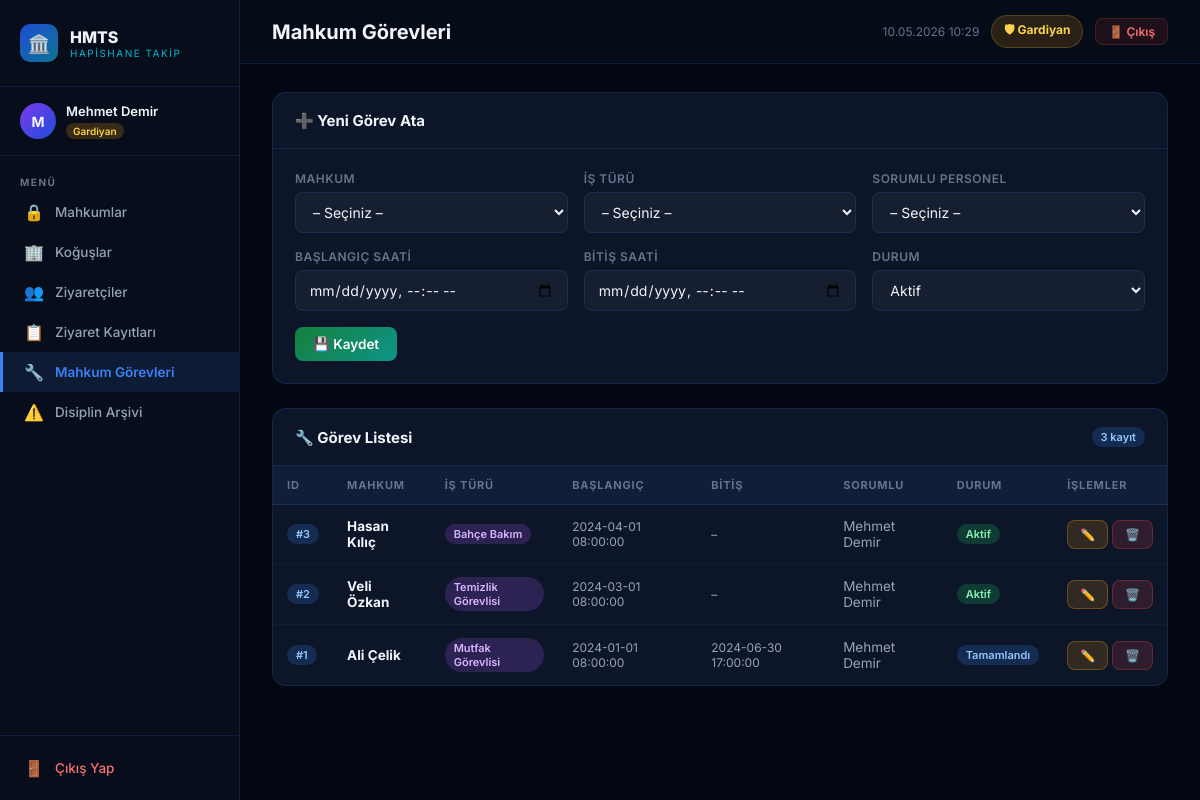
/frontend/mahkum_gorevleri.php (signed in), run on the app's committed database.
### tables this page shows
CREATE TABLE IF NOT EXISTS mahkum_gorevleri (
    gorev_id           INT AUTO_INCREMENT PRIMARY KEY,
    mahkum_id          INT,
    is_turu_id         INT,
    sorumlu_personel_id INT,
    baslangic_saati    DATETIME,
    bitis_saati        DATETIME,
    durum              VARCHAR(50) DEFAULT 'Aktif',
    FOREIGN KEY (mahkum_id)           REFERENCES mahkumlar(mahkum_id) ON DELETE CASCADE,
    FOREIGN KEY (is_turu_id)          REFERENCES is_turleri(is_turu_id) ON DELETE CASCADE,
    FOREIGN KEY (sorumlu_personel_id) REFERENCES personel(personel_id) ON DELETE SET NULL
);

CREATE TABLE IF NOT EXISTS mahkumlar (
    mahkum_id       INT AUTO_INCREMENT PRIMARY KEY,
    ad              VARCHAR(100) NOT NULL,
    soyad           VARCHAR(100) NOT NULL,
    tc_no           VARCHAR(11),
    suc_turu        VARCHAR(255),
    kayit_tarihi    DATE,
    tahliye_tarihi  DATE,
    kogus_id        INT,
    disiplin_puani  INT DEFAULT 0,
    FOREIGN KEY (kogus_id) REFERENCES koguslar(kogus_id) ON DELETE SET NULL
);

CREATE TABLE IF NOT EXISTS is_turleri (
    is_turu_id  INT AUTO_INCREMENT PRIMARY KEY,
    is_adi      VARCHAR(150) NOT NULL,
    aciklama    TEXT
);

CREATE TABLE IF NOT EXISTS personel (
    personel_id    INT AUTO_INCREMENT PRIMARY KEY,
    ad             VARCHAR(100) NOT NULL,
    soyad          VARCHAR(100) NOT NULL,
    telefon        VARCHAR(20),
    gorev          VARCHAR(50) DEFAULT 'Gardiyan',
    kullanici_adi  VARCHAR(100) UNIQUE,
    sifre          VARCHAR(255)
);

### frontend/mahkum_gorevleri.php (the view, shortened to what this page needs)
<?php
require_once '../../backend/baglanti.php';
require_once '_layout.php';
$gorevler = mysqli_query($baglanti, "
    SELECT mg.*, m.ad AS m_ad, m.soyad AS m_soyad, it.is_adi, p.ad AS p_ad, p.soyad AS p_soyad
    FROM mahkum_gorevleri mg
    LEFT JOIN mahkumlar m ON mg.mahkum_id = m.mahkum_id
    LEFT JOIN is_turleri it ON mg.is_turu_id = it.is_turu_id
    LEFT JOIN personel p ON mg.sorumlu_personel_id = p.personel_id
    ORDER BY mg.gorev_id DESC
");
?>
<div class="card" style="margin-bottom:24px;">
    <div class="card-header"><span class="card-title">➕ Yeni Görev Ata</span></div>
    <div class="card-body">
        <form action="mahkum_gorevleri.php" method="GET">
            <div class="form-grid">
                <div class="form-group">
                    <label class="form-label">Mahkum</label>
                    <select class="form-control" name="mahkum_id" required>
                        <option value="">– Seçiniz –</option>
                    </select>
                </div>
                <div class="form-group">
                    <label class="form-label">İş Türü</label>
                    <select class="form-control" name="is_turu_id" required>
                        <option value="">– Seçiniz –</option>
                    </select>
                </div>
                <div class="form-group">
                    <label class="form-label">Sorumlu Personel</label>
                    <select class="form-control" name="sorumlu_personel_id">
                        <option value="">– Seçiniz –</option>
                    </select>
                </div>
                <div class="form-group">
                    <label class="form-label">Başlangıç Saati</label>
                    <input class="form-control" type="datetime-local" name="baslangic_saati">
                </div>
                <div class="form-group">
                    <label class="form-label">Bitiş Saati</label>
                    <input class="form-control" type="datetime-local" name="bitis_saati">
                </div>
                <div class="form-group">
                    <label class="form-label">Durum</label>
                    <select class="form-control" name="durum">
                        <option value="Aktif">Aktif</option>
                    </select>
                </div>
            </div>
            <div style="margin-top:16px;">
                <button type="submit" name="kaydet" value="1" class="btn btn-success">💾 Kaydet</button>
            </div>
        </form>
    </div>
</div>
<div class="card">
    <div class="card-header">
        <span class="card-title">🔧 Görev Listesi</span>
        <span class="badge badge-blue"><?= mysqli_num_rows($gorevler) ?> kayıt</span>
    </div>
    <div class="table-wrap">
        <table>
            <thead><tr><th>ID</th><th>Mahkum</th><th>İş Türü</th><th>Başlangıç</th><th>Bitiş</th><th>Sorumlu</th><th>Durum</th><th>İşlemler</th></tr></thead>
            <tbody>
            <?php if (mysqli_num_rows($gorevler) === 0): ?>
                <tr><td colspan="8"><div class="empty-state"><div class="empty-icon">🔧</div><p>Henüz görev kaydı yok.</p></div></td></tr>
            <?php else: while ($g = mysqli_fetch_assoc($gorevler)):
                $durum_badge = match($g['durum']) {
                    'Aktif'      => 'badge-green',
                    'Tamamlandı' => 'badge-blue',
                    default      => 'badge-red'
                };
            ?>
                <tr>
                    <td><span class="badge badge-blue">#<?= $g['gorev_id'] ?></span></td>
                    <td><strong style="color:var(--text)"><?= htmlspecialchars($g['m_ad'] . ' ' . $g['m_soyad']) ?></strong></td>
                    <td><span class="badge badge-purple"><?= htmlspecialchars($g['is_adi'] ?? '–') ?></span></td>
                    <td style="font-size:12px;"><?= htmlspecialchars($g['baslangic_saati'] ?? '–') ?></td>
                    <td style="font-size:12px;"><?= $g['bitis_saati'] ? htmlspecialchars($g['bitis_saati']) : '–' ?></td>
                    <td><?= htmlspecialchars(($g['p_ad'] ?? '') . ' ' . ($g['p_soyad'] ?? '–')) ?></td>
                    <td><span class="badge <?= $durum_badge ?>"><?= htmlspecialchars($g['durum']) ?></span></td>
                    <td style="white-space:nowrap;">
                        <button onclick="doldurDuzenle(<?= htmlspecialchars(json_encode($g)) ?>)" class="btn btn-warning btn-sm">✏️</button>
                        <a href="mahkum_gorevleri.php?sil=1&gorev_id=<?= $g['gorev_id'] ?>" class="btn btn-danger btn-sm" onclick="return confirm('Görevi silmek istiyor musunuz?')">🗑️</a>
                    </td>
                </tr>
            <?php endwhile; endif; ?>
            </tbody>
        </table>
    </div>
</div>

### frontend/_layout.php (style rules this page uses)
*, *::before, *::after { box-sizing: border-box; margin: 0; padding: 0; }
:root { --sidebar-w: 240px; --primary: #3b82f6; --primary-d: #1d4ed8; --accent: #06b6d4; --success: #22c55e; --warning: #f59e0b; --danger: #ef4444; --bg-deep: #030712; --bg-sidebar: #070d1a; --bg-card: #0d1629; --bg-card2: #111d35; --border: rgba(59,130,246,0.15); --border-h: rgba(59,130,246,0.4); --text: #f1f5f9; --text-muted: #64748b; --text-sub: #94a3b8; }
html, body { height: 100%; }
body { font-family: 'Inter', sans-serif; background: var(--bg-deep); color: var(--text); display: flex; min-height: 100vh; }
.card { background: var(--bg-card); border: 1px solid var(--border); border-radius: 14px; overflow: hidden; }
.card-header { padding: 18px 22px; border-bottom: 1px solid var(--border); display: flex; align-items: center; justify-content: space-between; }
.card-title { font-size: 15px; font-weight: 700; color: var(--text); }
.card-body { padding: 22px; }
.form-grid { display: grid; grid-template-columns: repeat(auto-fit, minmax(220px,1fr)); gap: 16px; }
.form-group { display: flex; flex-direction: column; gap: 6px; }
.form-label { font-size: 12px; font-weight: 600; color: var(--text-muted); letter-spacing: 0.5px; text-transform: uppercase; }
.form-control { padding: 10px 13px; background: rgba(255,255,255,0.04); border: 1px solid var(--border); border-radius: 8px; color: var(--text); font-size: 14px; font-family: inherit; outline: none; transition: all 0.2s; }
.form-control option { background: #0d1629; color: var(--text); }
.btn { display: inline-flex; align-items: center; gap: 7px; padding: 9px 18px; border: none; border-radius: 8px; font-size: 13.5px; font-weight: 600; font-family: inherit; cursor: pointer; text-decoration: none; transition: all 0.2s; }
.btn-success { background: linear-gradient(135deg,#15803d,#0e9488); color:#fff; }
.btn-danger { background: rgba(239,68,68,0.15); color:#f87171; border:1px solid rgba(239,68,68,0.3); }
.btn-warning { background: rgba(245,158,11,0.15); color:#fbbf24; border:1px solid rgba(245,158,11,0.3); }
.btn-sm { padding: 6px 12px; font-size: 12px; }
.table-wrap { overflow-x: auto; }
table { width: 100%; border-collapse: collapse; }
thead tr { background: rgba(59,130,246,0.08); }
th { padding: 12px 14px; font-size: 11px; font-weight: 700; color: var(--text-muted); text-align: left; letter-spacing: 0.8px; text-transform: uppercase; border-bottom: 1px solid var(--border); white-space: nowrap; }
td { padding: 13px 14px; font-size: 13.5px; color: var(--text-sub); border-bottom: 1px solid rgba(59,130,246,0.06); }
tbody tr { transition: background 0.15s; }
tbody tr:last-child td { border-bottom: none; }
.badge { display: inline-flex; align-items: center; gap: 4px; padding: 3px 9px; border-radius: 20px; font-size: 11px; font-weight: 600; }
.badge-blue { background:rgba(59,130,246,0.2); color:#93c5fd; }
.badge-green { background:rgba(34,197,94,0.2); color:#86efac; }
.badge-purple { background:rgba(168,85,247,0.2); color:#d8b4fe; }

### data on the page
mahkum_gorevleri: gorev_id "3", mahkum.soyad "Hasan Kılıç", is_turu.is_adi "Bahçe Bakım", baslangic_saati "2024-04-01 08:00:00", sorumlu_personel.soyad "Mehmet Demir", durum "Aktif"
mahkum_gorevleri: gorev_id "2", mahkum.soyad "Veli Özkan", is_turu.is_adi "Temizlik Görevlisi", baslangic_saati "2024-03-01 08:00:00", sorumlu_personel.soyad "Mehmet Demir", durum "Aktif"
mahkum_gorevleri: gorev_id "1", mahkum.soyad "Ali Çelik", is_turu.is_adi "Mutfak Görevlisi", baslangic_saati "2024-01-01 08:00:00", bitis_saati "2024-06-30 17:00:00", sorumlu_personel.soyad "Mehmet Demir", durum "Tamamlandı"

### other printed values
mb_substr($user_name, 0, 1) "M"
$user_name "Mehmet Demir"
$user_role "Gardiyan"
$item['icon'] "🔒"
$item['label'] "Mahkumlar"
$item['icon'] "🏢"
$item['label'] "Koğuşlar"
$item['icon'] "👥"
$item['label'] "Ziyaretçiler"
$item['icon'] "📋"
$item['label'] "Ziyaret Kayıtları"
$item['icon'] "🔧"
$item['label'] "Mahkum Görevleri"
$item['icon'] "⚠️"
$item['label'] "Disiplin Arşivi"
